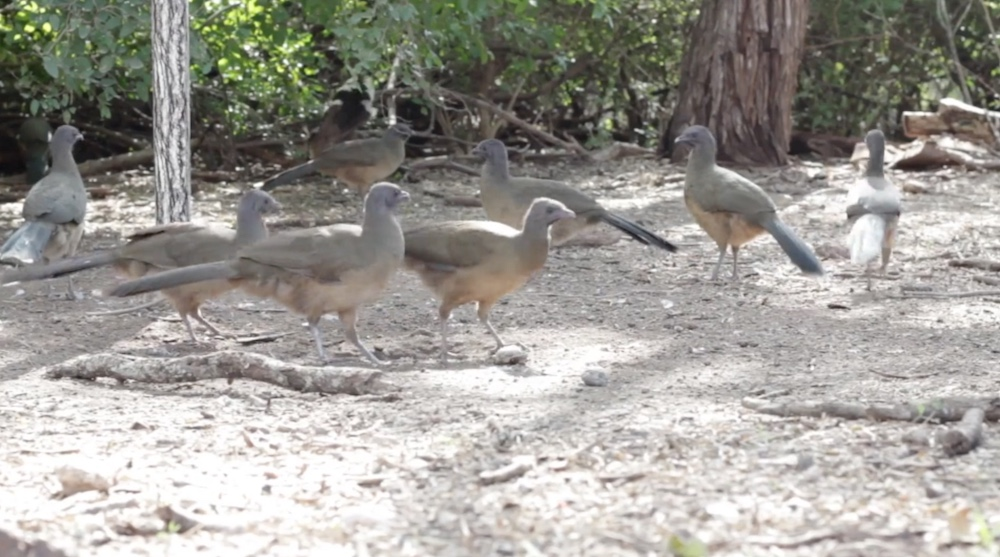
#> input picture YOLO/bird.jpg, 1000 x 557 px
$ python -i test.py   (imports and definitions only)
#> lines starting #> are read from the running program, lines starting #| are printed output that depends on the picture; after the words box and inside, x2 and y2 are one past the last pixel; in counts of white or black regions, pixels touching at a corner belong together
#> further down, picture is the input picture: shape (557, 1000, 3); mean B, G, R 149.6, 155.6, 158.1
import imutils
import cv2
import numpy as np
import urllib.request as ur
from collections import deque
from matplotlib import pyplot as plt

# R = 114, G = 103, B = 98
conta = [0, 0, 0]
id = 0
pts = deque([])


def quitBackground(frame):
    hsv = cv2.cvtColor(frame, cv2.COLOR_BGR2HSV)
#> hsv: shape (557, 1000, 3); mean H, S, V 34, 22.2, 159.9
    hsv[:, :, 2] += 12
#> hsv: shape (557, 1000, 3); mean H, S, V 34, 22.2, 146.7
    frame = cv2.cvtColor(hsv, cv2.COLOR_HSV2BGR)

    gray = cv2.cvtColor(frame, cv2.COLOR_BGR2GRAY)
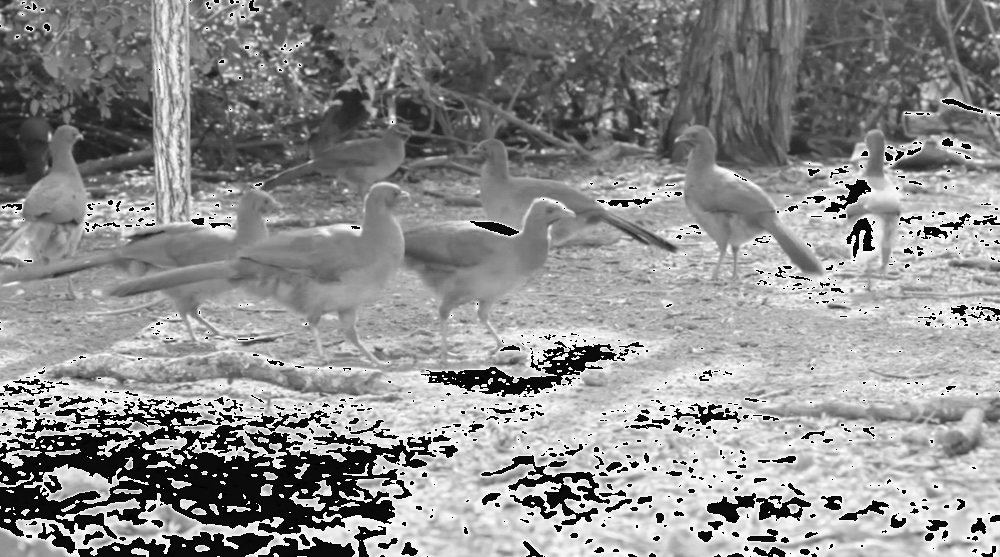
#> gray: shape (557, 1000); min 0, max 255, mean 141.8
    blurred = cv2.GaussianBlur(gray, (11, 11), 0)
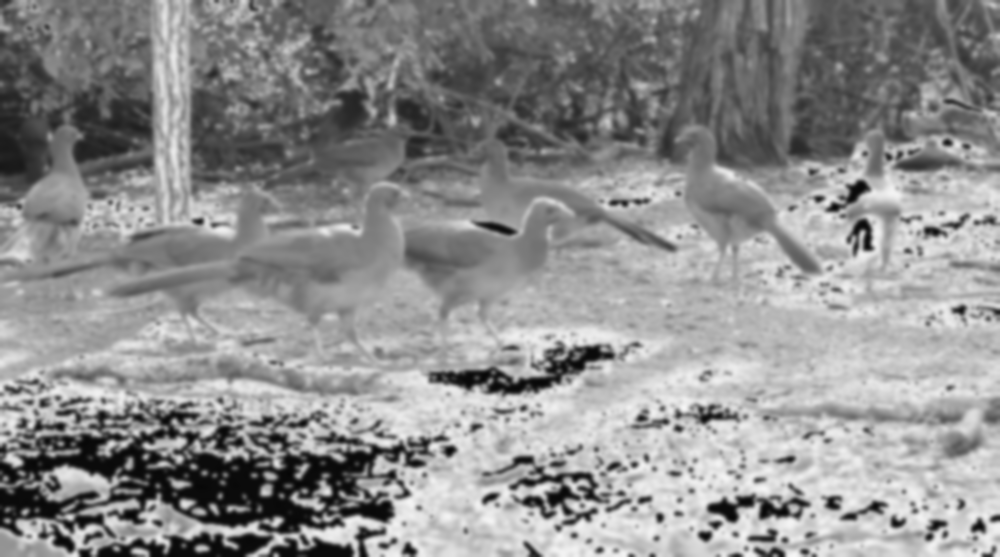
#> blurred: shape (557, 1000); min 6, max 246, mean 141.8

    thresh = cv2.threshold(blurred, 125, 255, cv2.THRESH_BINARY_INV)[1]
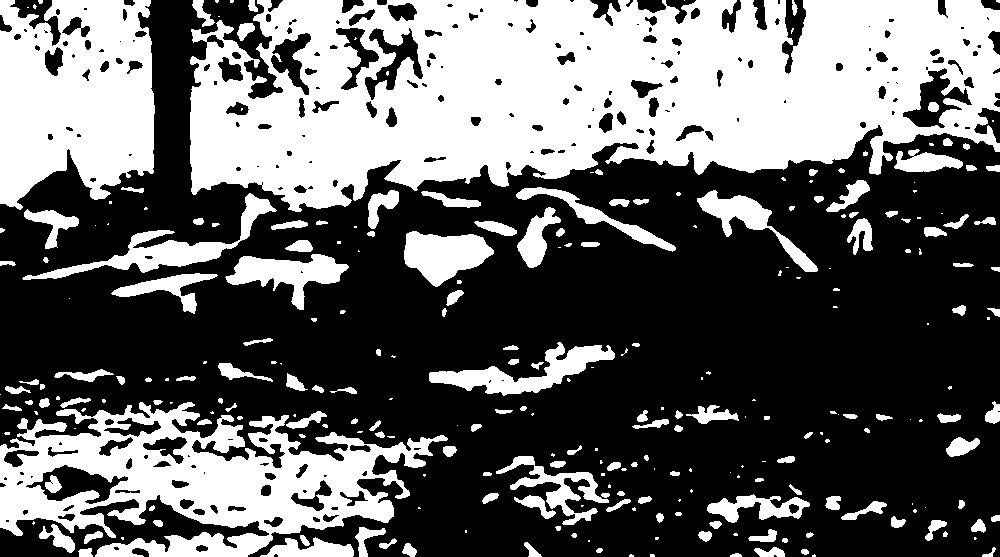
#> thresh: shape (557, 1000); 39.5% white; 273 white regions (113 under 20 px), largest, box (x1, y1, x2, y2) and area: (190, 0, 1000, 212) 119085, (0, 402, 448, 557) 32763, (0, 0, 155, 210) 25581
    cv2.imshow ('T', thresh)
    res = cv2.bitwise_and(frame, frame, mask=thresh)
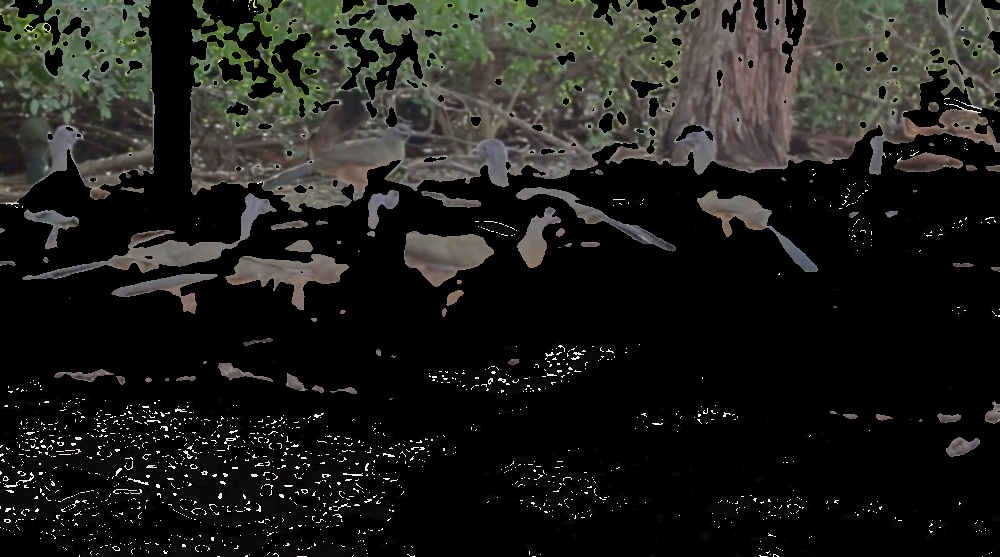
#> res: shape (557, 1000, 3); mean B, G, R 27.8, 31.3, 31.4
    return (res)


# [131 lines left out: functions passing, text, tracking, not called in this run]


def color_detection_red(frame):
    frame = quitBackground(frame)

    blurred = cv2.GaussianBlur(frame, (5, 5), 0)
#> blurred: shape (557, 1000, 3)
    hsv1 = cv2.cvtColor(blurred, cv2.COLOR_BGR2HSV)
#> hsv1: shape (557, 1000, 3); mean H, S, V 14.9, 17.7, 32.8
    #cv2.imshow('F', frame)
    color = ('b', 'g', 'r')
    r_range_low, r_range_high = [[0, 0, 0], [0, 0, 0]], [[0, 0, 0], [0, 0, 0]]

    k = True

    for channel, col in enumerate(color):

        if k:
            hsv = hsv1[:, :, channel]
            hsv_low = np.where(hsv >= 90, 0, hsv)
            hsv_high = np.where(hsv < 90, 0, hsv)

            med_low = np.sum(hsv_low)
            tot_low = np.count_nonzero(hsv_low)
            stds_low = int(np.std(hsv_low))

            med_high = np.sum(hsv_high)
            tot_high = np.count_nonzero(hsv_high)
            stds_high = int(np.std(hsv_high))

            with np.errstate(divide='ignore'):
                #sa_low = (med_low // tot_low)
                sb_low = (med_low // tot_low)

            a_low = 0 #sa_low - stds_low
            a_high = (med_high // tot_high) - 2 * stds_high
            if a_low < 0: a_low = 0

            b_low = sb_low + stds_low
            b_high = (med_high // tot_high) + 2 * stds_high
            if b_high > 179: b_high = 179

        else:
            hsv = hsv1[:, :, channel]
            hsv_low = hsv

            med_low = np.sum(hsv_low)
            tot_low = np.count_nonzero(hsv_low)
            stds_low = int(np.std(hsv_low))

            a_low = (med_low // tot_low) - 2 * stds_low
            if a_low < 0: a_low = 0
            a_high = a_low

            b_low = (med_low // tot_low) + 2 * stds_low
            if b_low > 255: b_low = 255
            b_high = b_low

        k = False

        r_range_low[0][channel] = int(a_low)
        r_range_low[1][channel] = int(b_low)

        r_range_high[0][channel] = int(a_high)
        r_range_high[1][channel] = int(b_high)
#> this loop made 3 passes
#> (med_low, tot_low, stds_low, med_high, tot_high, stds_high, sb_low, a_high) on pass 1: (4884948, 174230, 16, 3441819, 23960, 29, 28, 85)
#> (med_low, tot_low, stds_low) on passes 2 to 3: (9840769, 239951, 29), (18267168, 269106, 44)
#> pass 1, in color_detection_red, `hsv_high = np.where(hsv < 90, 0, hsv)`:
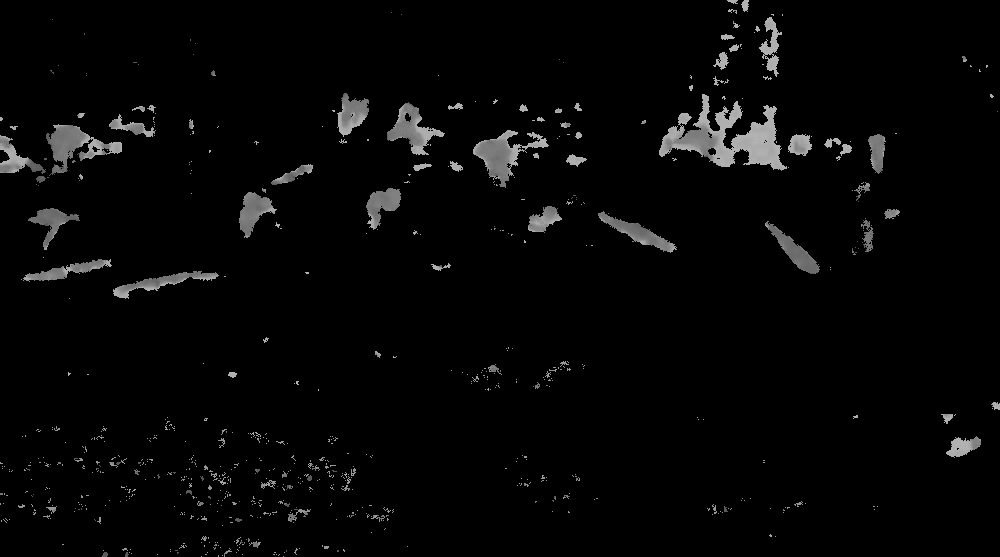
#> hsv_high: shape (557, 1000); min 0, max 179, mean 6.2
#> pass 2, in color_detection_red, `hsv = hsv1[:, :, channel]`:
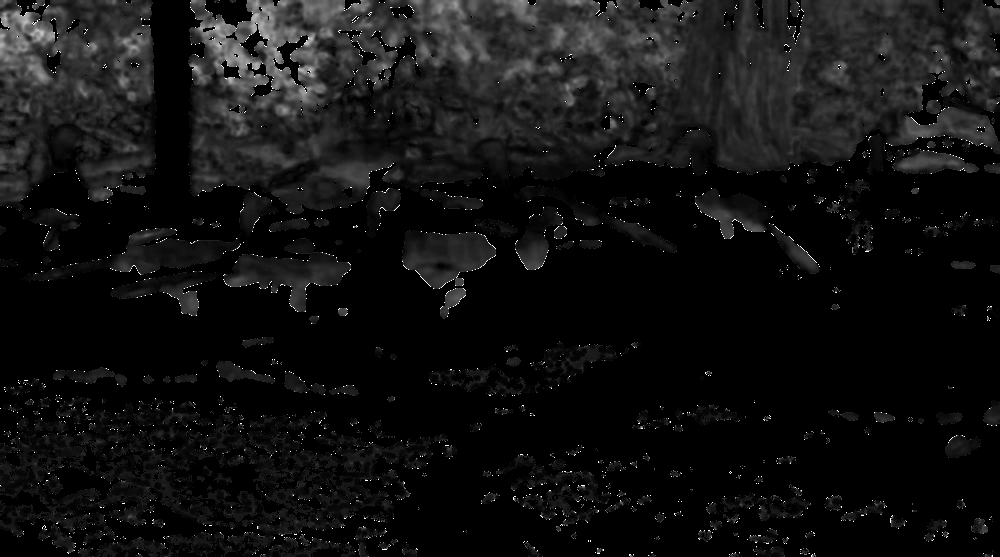
#> hsv: shape (557, 1000); min 0, max 255, mean 17.7
#> after the loop:
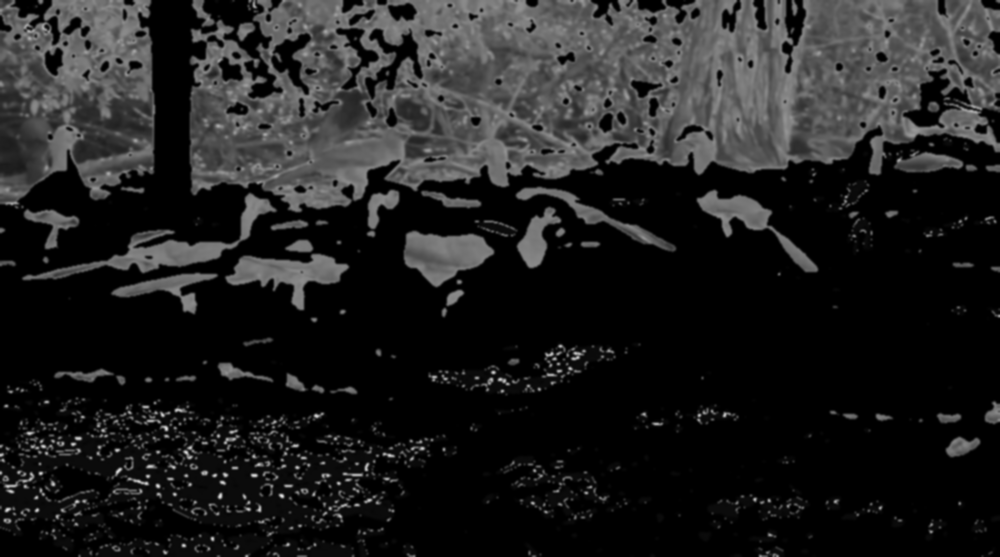
#> hsv_low: shape (557, 1000); min 0, max 219, mean 32.8
#> after the loop, r_range_high = [[85, 0, 0], [179, 99, 155]]; r_range_low = [[0, 0, 0], [44, 99, 155]]

    r_range_low = [tuple(x) for x in r_range_low]
#> r_range_low = [(0, 0, 0), (44, 99, 155)]
    r_range_high = [tuple(x) for x in r_range_high]
#> r_range_high = [(85, 0, 0), (179, 99, 155)]
    print("ok")

    # [8 lines of commented-out code are left out]

    return (r_range_low, r_range_high)


# [81 lines left out: functions color_detection, main, not called in this run]


# [2 lines not run here, left out]

>>> import cv2
>>> picture = cv2.imread('../YOLO/bird.jpg')
>>> result = color_detection_red(picture)
#> result = ([(0, 0, 0), (44, 99, 155)], [(85, 0, 0), (179, 99, 155)])
